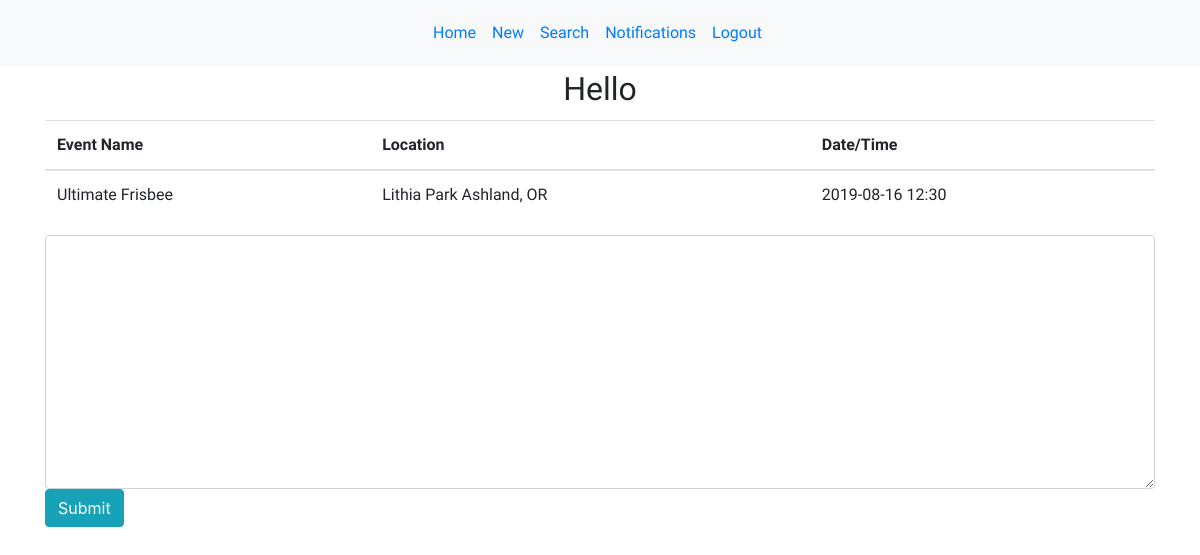
Screenshot of /event/2 with the database file from the repository.
### models.py (models this page shows)
class Event(db.Model):
    __Tablename__ = "events"
    id = db.Column(db.Integer, primary_key=True)
    event_title = db.Column(db.String(100))
    date = db.Column(db.String(8))
    time = db.Column(db.String(12))
    location = db.Column(db.String(100))
    information = db.Column(db.TEXT)
    creator_id = db.Column(db.Integer, db.ForeignKey("user.id"), nullable=False)
    author = db.relationship('User', foreign_keys=[creator_id], backref="user_messages", cascade="all")
    events_that_have_attendees = db.relationship('User', lazy = 'dynamic', secondary = attendees_table)

### controller_functions.py (the view)
def event(id):
    user_events = Event.query.get(id)
    get_messages = Message.query.all()
    print(get_messages)
    return render_template("message_board.html", organize_event = user_events, read_message = get_messages)

### templates/message_board.html (shortened to what this page needs)
<!DOCTYPE html>
<html lang="en">
<head>
    <link rel="stylesheet" href="{{ url_for('static', filename='main.css') }}">
    <link rel="stylesheet" href="https://maxcdn.bootstrapcdn.com/bootstrap/4.3.1/css/bootstrap.min.css">
</head>
<body>
    <nav class="navbar navbar-expand-sm bg-light justify-content-center">
        <ul class="navbar-nav">
            <li class="nav-item">
                <a class="nav-link" href="/homepage">Home</a>
            </li>
            <li class="nav-item">
                <a class="nav-link" href="/new">New</a>
            </li>
            <li class="nav-item">
                <a class="nav-link" href="#">Search</a>
            </li>
            <li class="nav-item">
                <a class="nav-link" href="/notifications">Notifications</a>
            </li>
            <li class="nav-item">
                <a class="nav-link" href="/logout">Logout</a>
            </li>
        </ul>
    </nav>
    <div class="container">
            <h2>Hello {{ session['greetings'] }} </h2>
            <table class="table table-hover">
                    <thead>
                        <tr>
                            <th> Event Name</th>
                            <th>Location</th>
                            <th>Date/Time</th>
                        </tr>
                    </thead>
                    <tbody>
                        <td>{{ organize_event.event_title }} </td>
                        <td>{{ organize_event.location }} </td>
                        <td>{{ organize_event.date }} {{ organize_event.time }} </td>
                    </tbody>
                </table>
        <form action="/create_msg" method="post" id="msg">
            <textarea class="form-control" name="msg" id="message" cols="30" rows="10"></textarea>
            <input type="submit" class="btn btn-info" id="#">
        </form>
    </div>
</body>
</html>

### static/main.css (style rules this page uses)
h1, h4, h2 { font-family: 'Nanum Gothic Coding', monospace; padding: 4px; text-align: center; }
p, th, td, ul { font-family: 'Mali', cursive; padding: 5px; }

### rows the page displays
Event: event_title "Ultimate Frisbee", location "Lithia Park Ashland, OR", date "2019-08-16", time "12:30"
